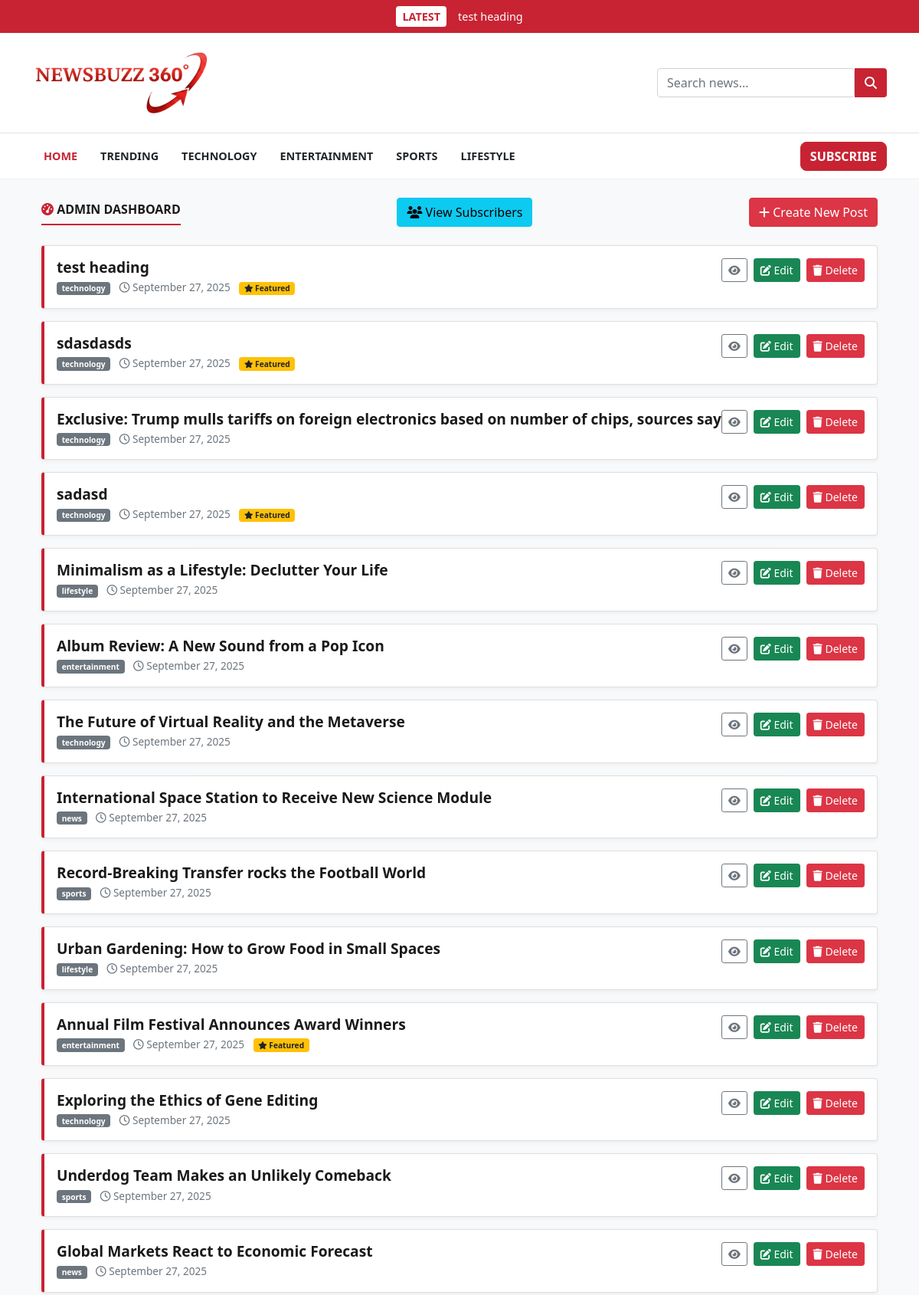
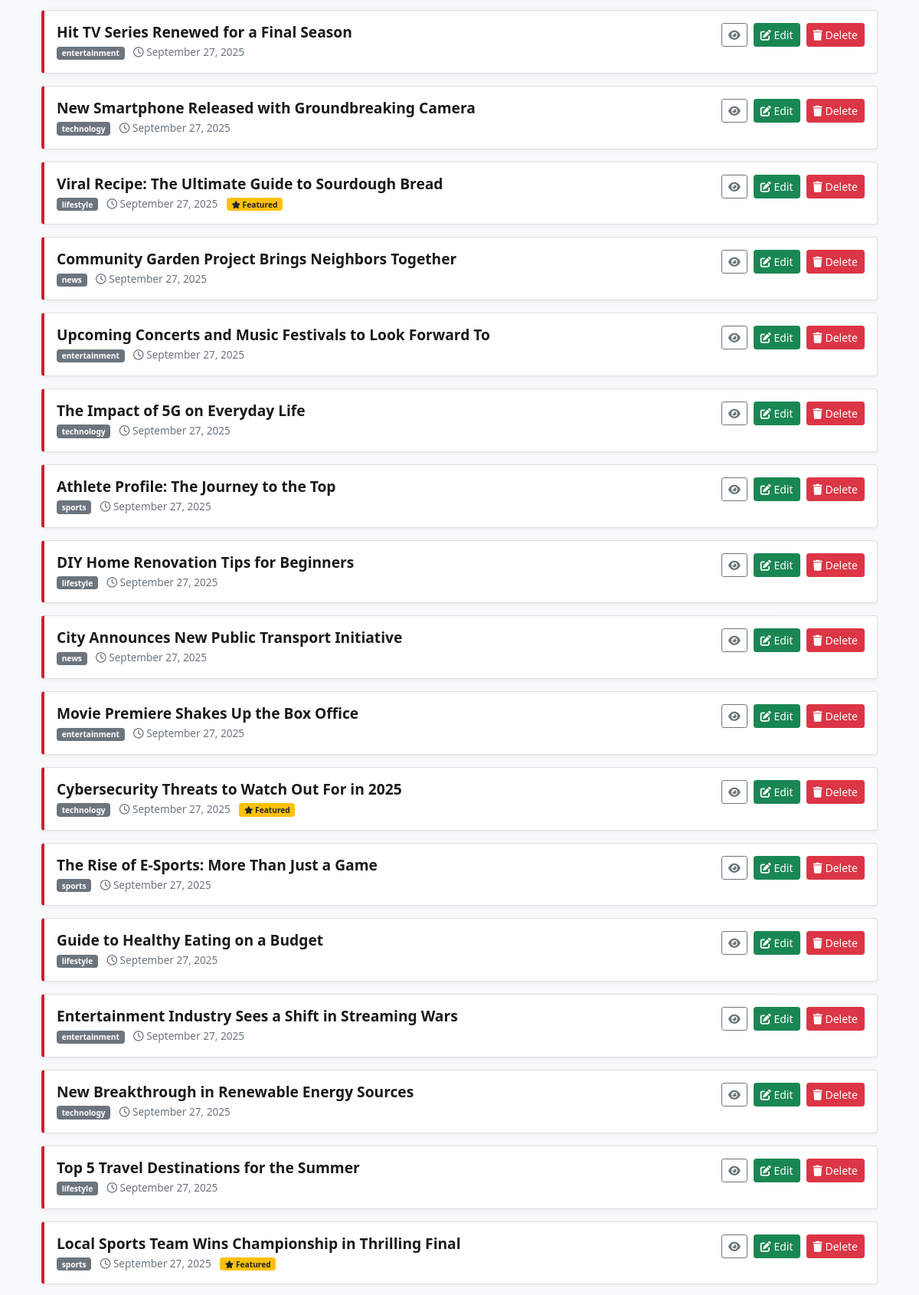
The page /b7h3-j9s2k-admin-dashboard-xyz (signed in, upper part) on the database its author committed (2 pictures, top to bottom).
### models.py (models this page shows)
class Post(db.Model):
    id = db.Column(db.Integer, primary_key=True)
    title = db.Column(db.String(100), nullable=False)
    subtitle = db.Column(db.String(150), nullable=True)
    content = db.Column(db.Text, nullable=False)
    category = db.Column(db.String(50), nullable=True)
    thumbnail = db.Column(db.String(100), nullable=True)
    featured = db.Column(db.Boolean, default=False)
    created_at = db.Column(db.DateTime, default=datetime.utcnow)
    def __repr__(self):
        return f'<Post {self.title}>'

### app.py (the view)
@app.route("/b7h3-j9s2k-admin-dashboard-xyz") # <-- Missing route added here
@login_required
def admin():
    posts = Post.query.order_by(Post.id.desc()).all()
    return render_template("admin.html", posts=posts)

### app.py (called while the page is built)
@login_manager.user_loader
def load_user(user_id):
    return User.query.get(int(user_id))

@app.context_processor
def inject_latest_post():
    latest_post = Post.query.order_by(Post.id.desc()).first()
    print(f"--- LATEST POST FOUND: {latest_post} ---")
    return dict(latest_post=latest_post)

@app.template_filter('datetime')
def format_datetime(value, format='%B %d, %Y'):
    if isinstance(value, datetime):
        return value.strftime(format)
    return "Recent"

@app.context_processor
@cache.cached(timeout=600)
def inject_categories():
    categories = db.session.query(Post.category, db.func.count(Post.id).label('count')).filter(Post.category.isnot(None), Post.category != '').group_by(Post.category).all()
    current_year = datetime.now().year
    return dict(categories=categories, current_year=current_year)

### templates/admin.html
{% extends "base.html" %}
{% block content %}
<div class="container mt-4">
    <div class="d-flex justify-content-between align-items-center mb-4">
        <h2 class="section-title mb-0"><span><i class="fas fa-tachometer-alt"></i> Admin Dashboard</span></h2>
         <a href="{{ url_for('subscribers') }}" class="btn btn-info">
            <i class="fas fa-users"></i> View Subscribers
        </a>
        <a href="{{ url_for('create_post') }}" class="btn btn-danger">
            <i class="fas fa-plus"></i> Create New Post
        </a>
    </div>
    {% if posts %}
    <div class="row">
        {% for post in posts %}
        <div class="col-md-12">
            <div class="card admin-post-card mb-3">
                <div class="card-body">
                    <div class="d-flex justify-content-between align-items-start">
                        <div>
                            <h5 class="card-title mb-1">{{ post.title }}</h5>
                            <div class="post-meta">
                                <span class="badge bg-secondary">{{ post.category or 'Uncategorized' }}</span>
                                <span class="text-muted ms-2"><i class="far fa-clock"></i> {{ post.created_at|datetime
                                    }}</span>
                                {% if post.featured %}
                                <span class="badge bg-warning text-dark ms-2"><i class="fas fa-star"></i>
                                    Featured</span>
                                {% endif %}
                            </div>
                        </div>
                        <div class="post-actions">
                            <a href="{{ url_for('article', id=post.id) }}" class="btn btn-sm btn-outline-secondary"
                                target="_blank" title="View Post">
                                <i class="fas fa-eye"></i>
                            </a>
                            <a href="{{ url_for('edit_post', id=post.id) }}" class="btn btn-sm btn-success"
                                title="Edit Post">
                                <i class="fas fa-edit"></i> Edit
                            </a>
                            <a href="{{ url_for('delete', id=post.id) }}" class="btn btn-sm btn-danger"
                                title="Delete Post"
                                onclick="return confirm('Are you sure you want to delete this post?')">
                                <i class="fas fa-trash"></i> Delete
                            </a>
                        </div>
                    </div>
                </div>
            </div>
        </div>
        {% endfor %}
    </div>
    {% else %}
    <div class="text-center py-5">
        <h3 class="text-muted">No Posts Yet</h3>
        <p class="text-muted">Ready to write your first article?</p>
        <a href="{{ url_for('create_post') }}" class="btn btn-primary mt-3">Create Your First Post</a>
    </div>
    {% endif %}
</div>
{% endblock %}

### templates/base.html (shortened to what this page needs)
<!DOCTYPE html>
<html lang="en">
<head>
    <link href="https://cdn.jsdelivr.net/npm/bootstrap@5.1.3/dist/css/bootstrap.min.css" rel="stylesheet">
    <link rel="stylesheet" href="https://cdnjs.cloudflare.com/ajax/libs/font-awesome/6.2.0/css/all.min.css">
    <link rel="stylesheet" href="{{ url_for('static', filename='style.css') }}">
</head>
<body>
    <header>
        {% if latest_post %}
        <a href="{{ url_for('article', id=latest_post.id) }}" class="top-breaking-bar-link">
            <div id="top-breaking-bar">
                <div class="container d-flex align-items-center justify-content-center">
                    <span class="breaking-tag">LATEST</span>
                    <span class="breaking-text">{{ latest_post.title }}</span>
                </div>
            </div>
        </a>
        {% endif %}
        <div id="header-main">
            <div class="container">
                <div class="header-main-wrapper">
                    <a class="navbar-brand logo" href="{{ url_for('home') }}">
                        <img src="{{ url_for('static', filename='images/logo.png') }}" alt="Newsbuzz360 Logo">
                    </a>
                    <form class="search-form ms-auto" action="{{ url_for('search') }}" method="GET">
                        <input type="text" class="form-control" name="query" placeholder="Search news..." required>
                        <button type="submit" class="btn"><i class="fas fa-search"></i></button>
                    </form>
                </div>
            </div>
        </div>
        <nav class="navbar navbar-expand-lg navbar-light" id="main-nav">
            <div class="container">
                <div class="collapse navbar-collapse" id="navbarNav">
                    <ul class="navbar-nav">
                        <li class="nav-item"><a class="nav-link active" href="{{ url_for('home') }}">Home</a></li>
                        <li class="nav-item"><a class="nav-link" href="{{ url_for('trending') }}">Trending</a></li>
                        <li class="nav-item"><a class="nav-link"
                                href="{{ url_for('category', category_name='technology') }}">Technology</a></li>
                        <li class="nav-item"><a class="nav-link"
                                href="{{ url_for('category', category_name='entertainment') }}">Entertainment</a></li>
                        <li class="nav-item"><a class="nav-link"
                                href="{{ url_for('category', category_name='sports') }}">Sports</a></li>
                        <li class="nav-item"><a class="nav-link"
                                href="{{ url_for('category', category_name='lifestyle') }}">Lifestyle</a></li>
                    </ul>
                    <ul class="navbar-nav ms-auto">
                        <li class="nav-item">
                            <a href="#" class="btn btn-danger subscribe-btn">Subscribe</a>
                        </li>
                    </ul>
                </div>
            </div>
        </nav>
    </header>
    <main class="my-4">
        <div class="container">
            {% block content %}{% endblock %}
        </div>
    </main>
</body>
</html>

### static/style.css (style rules this page uses)
:root { --primary-red: #c82333; --primary-dark-red: #a81e2a; --background-color: #f8f9fa; --surface-color: #ffffff; --text-color: #212529; --heading-color: #1a1a1a; --border-color: #dee2e6; --light-gray: #f1f1f1; --font-primary: 'Segoe UI', Tahoma, Geneva, Verdana, sans-serif; --font-logo: 'Playfair Display', serif; --border-radius-sm: 0.25rem; --border-radius-md: 0.5rem; --box-shadow: 0 4px 12px rgba(0, 0, 0, 0.08); }
body { font-family: var(--font-primary); background-color: var(--background-color); color: var(--text-color); line-height: 1.6; }
h1, h2, h3, h4, h5, h6 { color: var(--heading-color); font-weight: 700; }
a { color: var(--primary-red); text-decoration: none; transition: all 0.2s ease-in-out; }
a.top-breaking-bar-link, a.top-breaking-bar-link:hover { color: white; text-decoration: none; }
.logo img { height: 80px; width: auto; }
#top-breaking-bar { background-color: var(--primary-red); color: white; padding: 8px 0; font-size: 0.9rem; font-weight: 500; transition: all 0.3s ease-in-out; }
.breaking-tag { background-color: white; color: var(--primary-red); padding: 2px 8px; border-radius: 4px; font-weight: bold; margin-right: 15px; }
#header-main { background-color: var(--surface-color); padding: 20px 0; border-bottom: 1px solid var(--border-color); }
.header-main-wrapper { display: flex; align-items: center; justify-content: space-between; }
.logo { font-family: var(--font-logo); font-size: 2.5rem; font-weight: 700; color: var(--heading-color); }
.search-form { display: flex; width: 300px; }
.search-form .btn { background-color: var(--primary-red); color: white; border-top-left-radius: 0; border-bottom-left-radius: 0; }
#main-nav { background-color: var(--surface-color); border-bottom: 1px solid var(--light-gray); transition: all 0.3s ease; }
#main-nav .nav-link { font-weight: bold; color: var(--text-color); padding: 10px 15px; text-transform: uppercase; font-size: 0.9rem; }
#main-nav .nav-link:hover, #main-nav .nav-link.active { color: var(--primary-red); }
.subscribe-btn { font-weight: bold; text-transform: uppercase; background-color: var(--primary-red); border-color: var(--primary-red); border-radius: var(--border-radius-md); }
.section-title { font-family: var(--font-headings); font-size: 1rem; font-weight: 700; margin-bottom: 1.5rem; position: relative; text-transform: uppercase; padding-bottom: 0.5rem; }
.section-title span { border-bottom: 2px solid var(--primary-red); padding-bottom: 0.5rem; }
.section-title i { color: var(--primary-red); }
.admin-post-card { border-left: 4px solid var(--primary-red); box-shadow: 0 2px 5px rgba(0,0,0,0.05); transition: box-shadow 0.2s ease-in-out; }
.admin-post-card .card-title { font-family: var(--font-headings); font-size: 1.2rem; }
.admin-post-card .post-meta { font-size: 0.85rem; }
.admin-post-card .post-actions { display: flex; gap: 0.5rem; white-space: nowrap; }

### rows shown on the page
Post: title "test heading", category "technology", created_at "September 27, 2025", featured True (drawn)
Post: title "sdasdasds", category "technology", created_at "September 27, 2025", featured True (drawn)
Post: title "Exclusive: Trump mulls tariffs on foreign electronics based on number of chips, sources say", category "technology", created_at "September 27, 2025"
Post: title "sadasd", category "technology", created_at "September 27, 2025", featured True (drawn)
Post: title "Minimalism as a Lifestyle: Declutter Your Life", category "lifestyle", created_at "September 27, 2025"
Post: title "Album Review: A New Sound from a Pop Icon", category "entertainment", created_at "September 27, 2025"
Post: title "The Future of Virtual Reality and the Metaverse", category "technology", created_at "September 27, 2025"
Post: title "International Space Station to Receive New Science Module", category "news", created_at "September 27, 2025"
Post: title "Record-Breaking Transfer rocks the Football World", category "sports", created_at "September 27, 2025"
Post: title "Urban Gardening: How to Grow Food in Small Spaces", category "lifestyle", created_at "September 27, 2025"
Post: title "Annual Film Festival Announces Award Winners", category "entertainment", created_at "September 27, 2025", featured True (drawn)
Post: title "Exploring the Ethics of Gene Editing", category "technology", created_at "September 27, 2025"
Post: title "Underdog Team Makes an Unlikely Comeback", category "sports", created_at "September 27, 2025"
Post: title "Global Markets React to Economic Forecast", category "news", created_at "September 27, 2025"
Post: title "Hit TV Series Renewed for a Final Season", category "entertainment", created_at "September 27, 2025"
Post: title "New Smartphone Released with Groundbreaking Camera", category "technology", created_at "September 27, 2025"
Post: title "Viral Recipe: The Ultimate Guide to Sourdough Bread", category "lifestyle", created_at "September 27, 2025", featured True (drawn)
Post: title "Community Garden Project Brings Neighbors Together", category "news", created_at "September 27, 2025"
Post: title "Upcoming Concerts and Music Festivals to Look Forward To", category "entertainment", created_at "September 27, 2025"
Post: title "The Impact of 5G on Everyday Life", category "technology", created_at "September 27, 2025"
Post: title "Athlete Profile: The Journey to the Top", category "sports", created_at "September 27, 2025"
Post: title "DIY Home Renovation Tips for Beginners", category "lifestyle", created_at "September 27, 2025"
Post: title "City Announces New Public Transport Initiative", category "news", created_at "September 27, 2025"
Post: title "Movie Premiere Shakes Up the Box Office", category "entertainment", created_at "September 27, 2025"
Post: title "Cybersecurity Threats to Watch Out For in 2025", category "technology", created_at "September 27, 2025", featured True (drawn)
Post: title "The Rise of E-Sports: More Than Just a Game", category "sports", created_at "September 27, 2025"
Post: title "Guide to Healthy Eating on a Budget", category "lifestyle", created_at "September 27, 2025"
Post: title "Entertainment Industry Sees a Shift in Streaming Wars", category "entertainment", created_at "September 27, 2025"
Post: title "New Breakthrough in Renewable Energy Sources", category "technology", created_at "September 27, 2025"
Post: title "Top 5 Travel Destinations for the Summer", category "lifestyle", created_at "September 27, 2025"
Post: title "Local Sports Team Wins Championship in Thrilling Final", category "sports", created_at "September 27, 2025", featured True (drawn)
